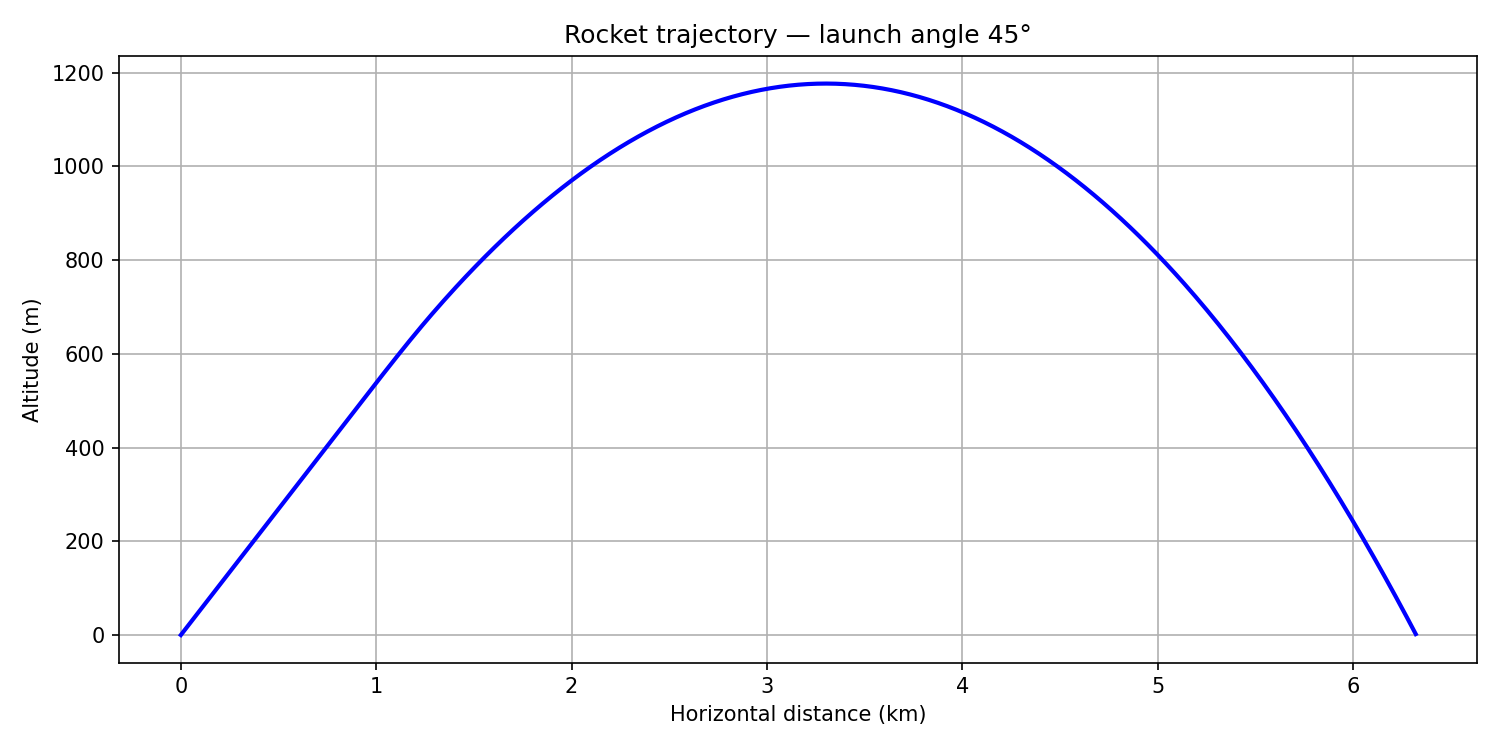

This chart was generated by the following Python code:
from scipy.integrate import solve_ivp
import numpy as np
import matplotlib.pyplot as plt

# Parameters
mass      = 500
thrust    = 15000
burn_time = 10
Cd        = 0.3
A         = 0.05
rho       = 1.225
g         = 9.81
angle_deg = 45
angle_rad = np.radians(angle_deg)

def rocket_2d(t, y):
    x, y_pos, vx, vy = y

    speed = np.sqrt(vx**2 + vy**2)

    if t <= burn_time:
        T = thrust
    else:
        T = 0

    drag = 0.5 * rho * speed**2 * Cd * A

    if speed > 0:
        drag_x = -drag * vx / speed
        drag_y = -drag * vy / speed
    else:
        drag_x = 0
        drag_y = 0

    if t <= burn_time:
        ax = (T * np.cos(angle_rad) + drag_x) / mass
        ay = (T * np.sin(angle_rad) + drag_y) / mass - g
    else:
        ax = drag_x / mass
        ay = drag_y / mass - g

    return [vx, vy, ax, ay]

y0     = [0, 0, 0, 0]
t_span = (0, 60)
t_eval = np.linspace(0, 60, 1000)

sol = solve_ivp(rocket_2d, t_span, y0, t_eval=t_eval)

x   = sol.y[0]
alt = sol.y[1]

# find landing point
landing_idx = np.where(alt < 0)[0]
if len(landing_idx) > 0:
    landing_idx = landing_idx[0]
else:
    landing_idx = -1

plt.figure(figsize=(10, 5))
plt.plot(x[:landing_idx]/1000, alt[:landing_idx], 'b-', linewidth=2)
plt.xlabel('Horizontal distance (km)')
plt.ylabel('Altitude (m)')
plt.title(f'Rocket trajectory — launch angle {angle_deg}°')
plt.grid(True)
plt.tight_layout()
plt.savefig('rocket_2d.png', dpi=150)
plt.show()

print(f"Peak altitude: {alt.max():.1f} m")
print(f"Range: {x[landing_idx]/1000:.2f} km")
